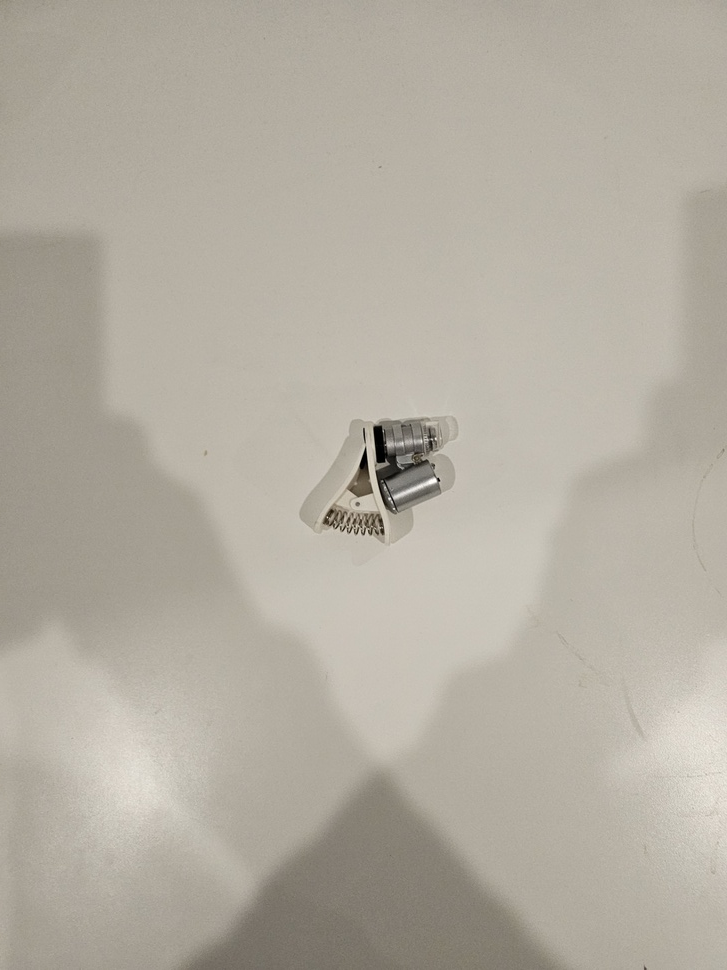
#> input picture adaptive-thresholding/data/indoor.jpg, 727 x 970 px, shrunk from 1411 x 1882 before the run
$ python app.py
#> lines starting #> are read from the running program, lines starting #| are printed output that depends on the picture; after the words box and inside, x2 and y2 are one past the last pixel; in counts of white or black regions, pixels touching at a corner belong together
#!/usr/bin/env python3

import cv2
import matplotlib.pyplot as plt

def show_images(images, titles, rows=1, cols=3, figsize=(15, 5), image_name=""):
    """
    Utility function to display multiple images in a grid using Matplotlib.
    images: list of images (NumPy arrays)
    titles: list of titles (strings)
    """
    fig = plt.figure(figsize=figsize)
    fig.canvas.manager.set_window_title(image_name + ": Press any key to continue.")

    for i, (img, title) in enumerate(zip(images, titles)):
        plt.subplot(rows, cols, i + 1)
        # If the image is 2D, assume it's grayscale
        if len(img.shape) == 2:
            plt.imshow(img, cmap='gray')
        else:
            # If it has 3 dims, assume BGR color -> convert to RGB
            img_rgb = cv2.cvtColor(img, cv2.COLOR_BGR2RGB)
            plt.imshow(img_rgb)
        plt.title(title)
        plt.axis('off')

    plt.tight_layout()
    plt.show()

def adaptive_threshold_demo(image_path, image_name, block_size=11, C=2, blur_ksize=(5,5)):
    """
    Loads an image from image_path, converts it to grayscale,
    and applies two types of adaptive thresholding. Also compares
    results with and without Gaussian blurring.
    """
#> called with image_path = 'data/indoor.jpg', image_name = 'Indoor', block_size = 11, C = 2, blur_ksize = (5, 5)
    # Load image
    img = cv2.imread(image_path)
#> img is the input picture: shape (970, 727, 3); mean B, G, R 161.4, 173.1, 179
    if img is None:
        raise ValueError(f"Could not open or find the image: {image_path}")

    # Convert to grayscale
    gray = cv2.cvtColor(img, cv2.COLOR_BGR2GRAY)

    # Apply adaptive thresholding (No Blur) Adaptive Mean
    thresh_mean = cv2.adaptiveThreshold(
        gray,                  # source image
        255,                   # max value
        cv2.ADAPTIVE_THRESH_MEAN_C,
        cv2.THRESH_BINARY,
        block_size,            # blockSize
        C                      # constant subtracted
    )
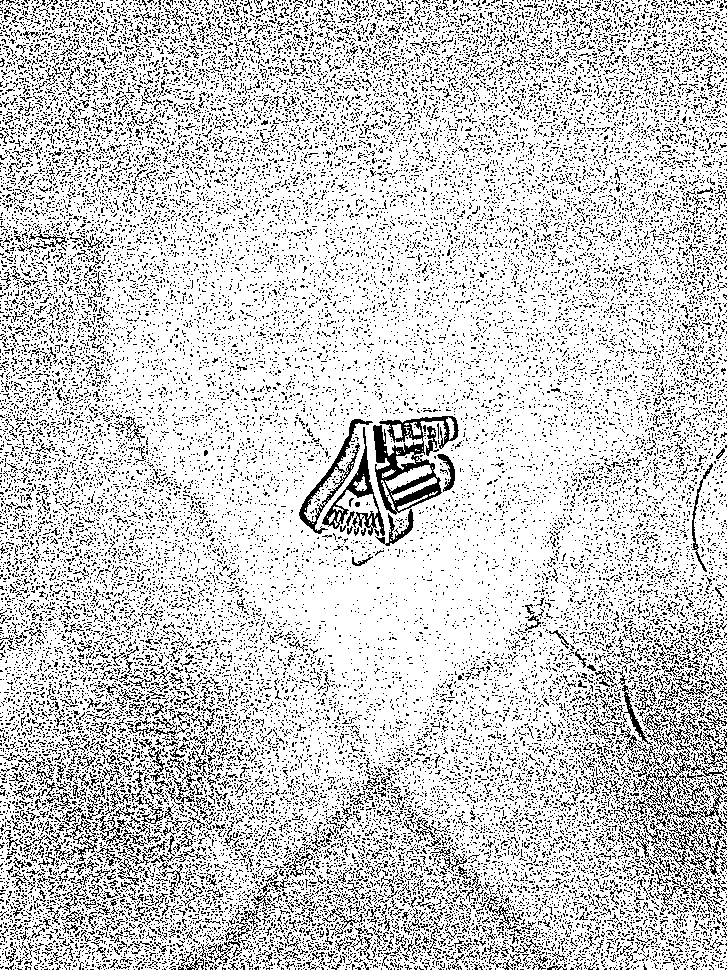
#> thresh_mean: shape (970, 727); 80.5% white; black in thin lines or dots

    # Adaptive Gaussian
    thresh_gaussian = cv2.adaptiveThreshold(
        gray,
        255,
        cv2.ADAPTIVE_THRESH_GAUSSIAN_C,
        cv2.THRESH_BINARY,
        block_size,
        C
    )
#> thresh_gaussian: shape (970, 727); 81.8% white; black in thin lines or dots

    # Apply Gaussian Blurring
    gray_blur = cv2.GaussianBlur(gray, blur_ksize, 0)

    # Apply adaptive thresholding (With Blur) Adaptive Mean (blurred)
    thresh_mean_blur = cv2.adaptiveThreshold(
        gray_blur,
        255,
        cv2.ADAPTIVE_THRESH_MEAN_C,
        cv2.THRESH_BINARY,
        block_size,
        C
    )
#> thresh_mean_blur: shape (970, 727); 95.9% white; black in thin lines or dots

    # Adaptive Gaussian (blurred)
    thresh_gaussian_blur = cv2.adaptiveThreshold(
        gray_blur,
        255,
        cv2.ADAPTIVE_THRESH_GAUSSIAN_C,
        cv2.THRESH_BINARY,
        block_size,
        C
    )
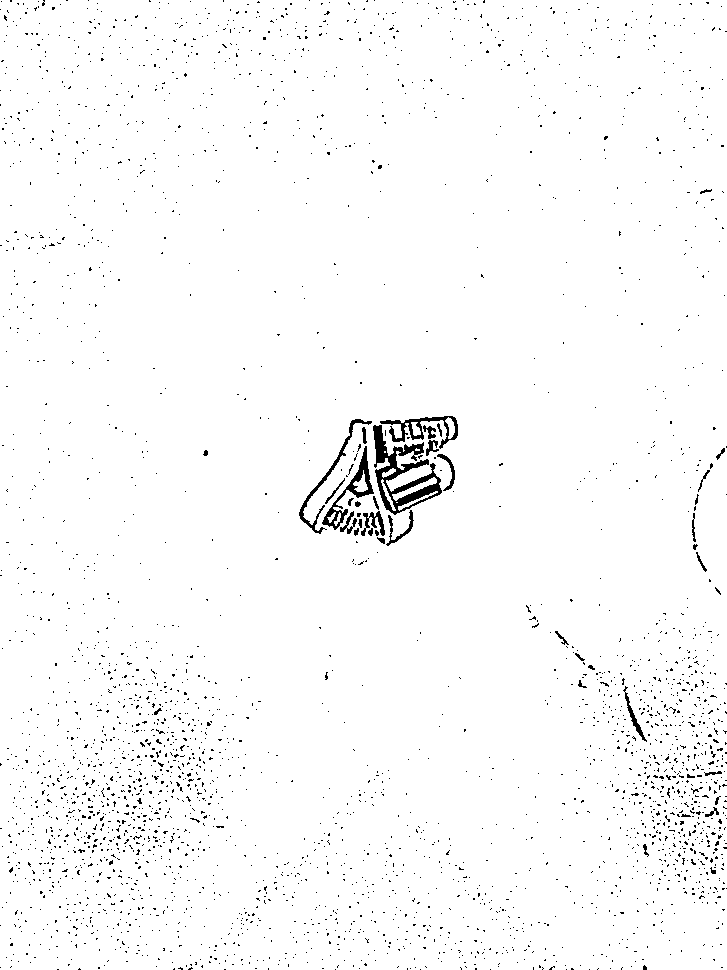
#> thresh_gaussian_blur: shape (970, 727); 97.9% white; black in thin lines or dots

    # Display two rows:
    #    Row 1 -> Original color, Mean (no blur), Gaussian (no blur)
    #    Row 2 -> Blurred Gray, Mean (blurred), Gaussian (blurred)
    images_to_show = [
        img,
        thresh_mean,
        thresh_gaussian,
        gray_blur,
        thresh_mean_blur,
        thresh_gaussian_blur
    ]

    titles = [
        "Original (Color)",
        "Adaptive Mean",
        "Adaptive Gaussian",
        "Blurred Gray",
        "Adaptive Mean (Blurred)",
        "Adaptive Gaussian (Blurred)"
    ]

    show_images(images_to_show, titles, rows=2, cols=3, figsize=(18, 10), image_name=image_name)
#> the loop in show_images, `for i, (img, title) in enumerate(zip(images, titles)):` made 6 passes
#> title on passes 1 to 6: 'Original (Color)', 'Adaptive Mean', 'Adaptive Gaussian', 'Blurred Gray', 'Adaptive Mean (Blurred)', 'Adaptive Gaussian (Blurred)'

# -------------------------------------------------------------------
# Main Execution: Provide three images (indoor, outdoor, close-up)
# -------------------------------------------------------------------

# Indoor Scene
print("Processing indoor scene...")
adaptive_threshold_demo("data/indoor.jpg", "Indoor", block_size=11, C=2)

# Outdoor Scenery
print("Processing outdoor scenery...")
adaptive_threshold_demo("data/outdoor.jpg", "Outdoor", block_size=15, C=5)
#> call 2 of adaptive_threshold_demo, with image_path = 'data/outdoor.jpg', image_name = 'Outdoor', block_size = 15, C = 5, blur_ksize = (5, 5)
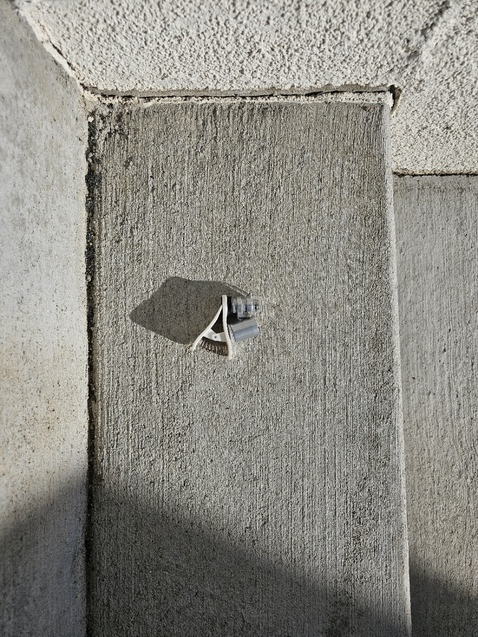
#> input picture adaptive-thresholding/data/outdoor.jpg, 478 x 637 px, shrunk from 927 x 1235 before the run
#> in adaptive_threshold_demo, img is the input picture: shape (637, 478, 3); mean B, G, R 130.7, 138, 139.8
#> in adaptive_threshold_demo (call 2), `thresh_mean = cv2.adaptiveThreshold( gray,`: thresh_mean: shape (637, 478); 61.9% white; black in thin lines or dots
#> in adaptive_threshold_demo (call 2), `thresh_gaussian = cv2.adaptiveThreshold( gray, 255, cv2.ADAPTIVE_THRES..`:
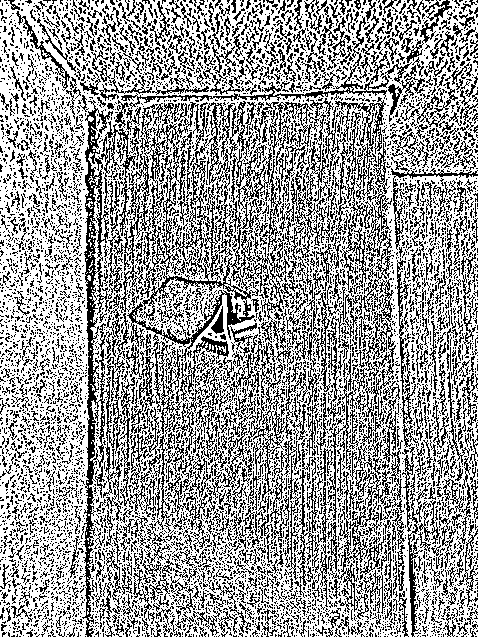
#> thresh_gaussian: shape (637, 478); 62.6% white; black in thin lines or dots
#> in adaptive_threshold_demo (call 2), `thresh_mean_blur = cv2.adaptiveThreshold( gray_blur, 255, cv2.ADAPTIVE..`: thresh_mean_blur: shape (637, 478); 71.6% white; 2892 black regions (1935 under 20 px), largest, box (x1, y1, x2, y2) and area: (84, 106, 129, 637) 4713, (129, 276, 254, 376) 2302, (332, 98, 392, 311) 2137
#> in adaptive_threshold_demo (call 2), `thresh_gaussian_blur = cv2.adaptiveThreshold( gray_blur, 255, cv2.ADAP..`:
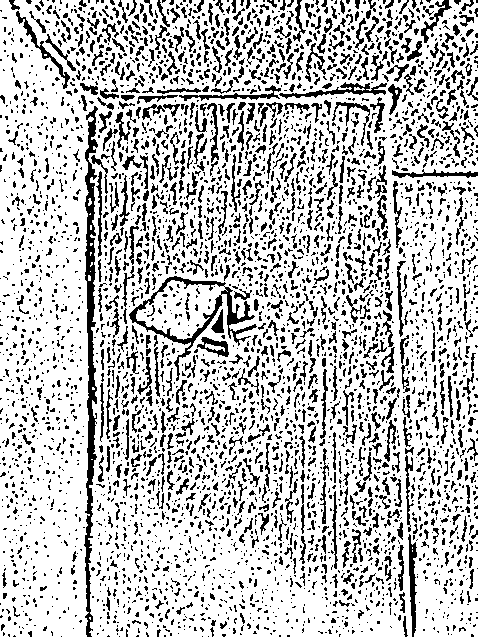
#> thresh_gaussian_blur: shape (637, 478); 76.1% white; black in thin lines or dots
#> the loop in show_images (call 2), `for i, (img, title) in enumerate(zip(images, titles)):` made 6 passes

# Close-up Scene of a Single Object
print("Processing close-up object...")
adaptive_threshold_demo("data/closeup.jpg", "Close-Up", block_size=11, C=5)
#> call 3 of adaptive_threshold_demo, with image_path = 'data/closeup.jpg', image_name = 'Close-Up', block_size = 11, C = 5, blur_ksize = (5, 5)
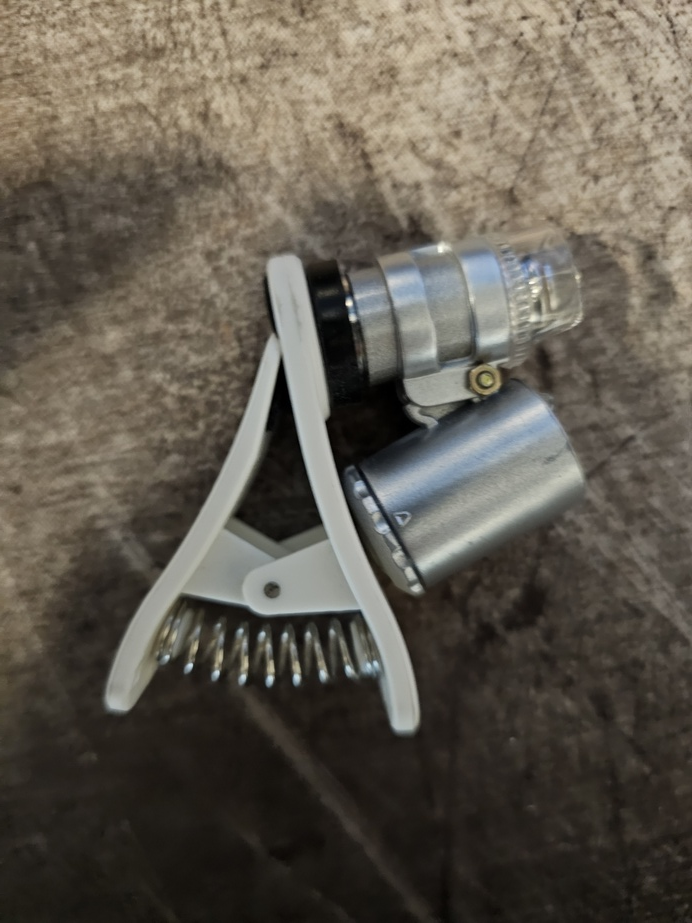
#> input picture adaptive-thresholding/data/closeup.jpg, 692 x 923 px, shrunk from 1343 x 1791 before the run
#> in adaptive_threshold_demo, img is the input picture: shape (923, 692, 3); mean B, G, R 80.4, 91.2, 97.6
#> in adaptive_threshold_demo (call 3), `thresh_mean = cv2.adaptiveThreshold( gray,`: thresh_mean: shape (923, 692); 81.2% white; 3557 black regions (2394 under 20 px), largest, box (x1, y1, x2, y2) and area: (104, 240, 433, 741) 17316, (355, 258, 606, 448) 4108, (96, 329, 270, 712) 2819
#> in adaptive_threshold_demo (call 3), `thresh_gaussian = cv2.adaptiveThreshold( gray, 255, cv2.ADAPTIVE_THRES..`: thresh_gaussian: shape (923, 692); 89% white; black in thin lines or dots
#> in adaptive_threshold_demo (call 3), `thresh_mean_blur = cv2.adaptiveThreshold( gray_blur, 255, cv2.ADAPTIVE..`: thresh_mean_blur: shape (923, 692); 83.9% white; 2093 black regions (1040 under 20 px), largest, box (x1, y1, x2, y2) and area: (105, 240, 433, 741) 17517, (355, 259, 521, 447) 2955, (96, 330, 269, 712) 2832
#> in adaptive_threshold_demo (call 3), `thresh_gaussian_blur = cv2.adaptiveThreshold( gray_blur, 255, cv2.ADAP..`:
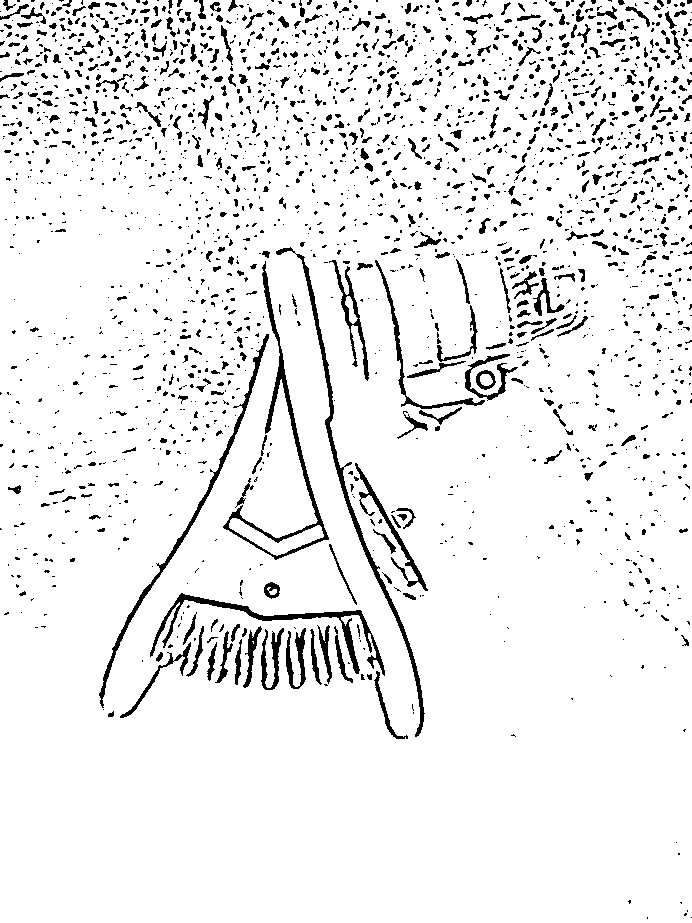
#> thresh_gaussian_blur: shape (923, 692); 92.7% white; 2155 black regions (1634 under 20 px), largest, box (x1, y1, x2, y2) and area: (276, 247, 425, 737) 2291, (223, 261, 329, 560) 2195, (150, 593, 385, 676) 2026
